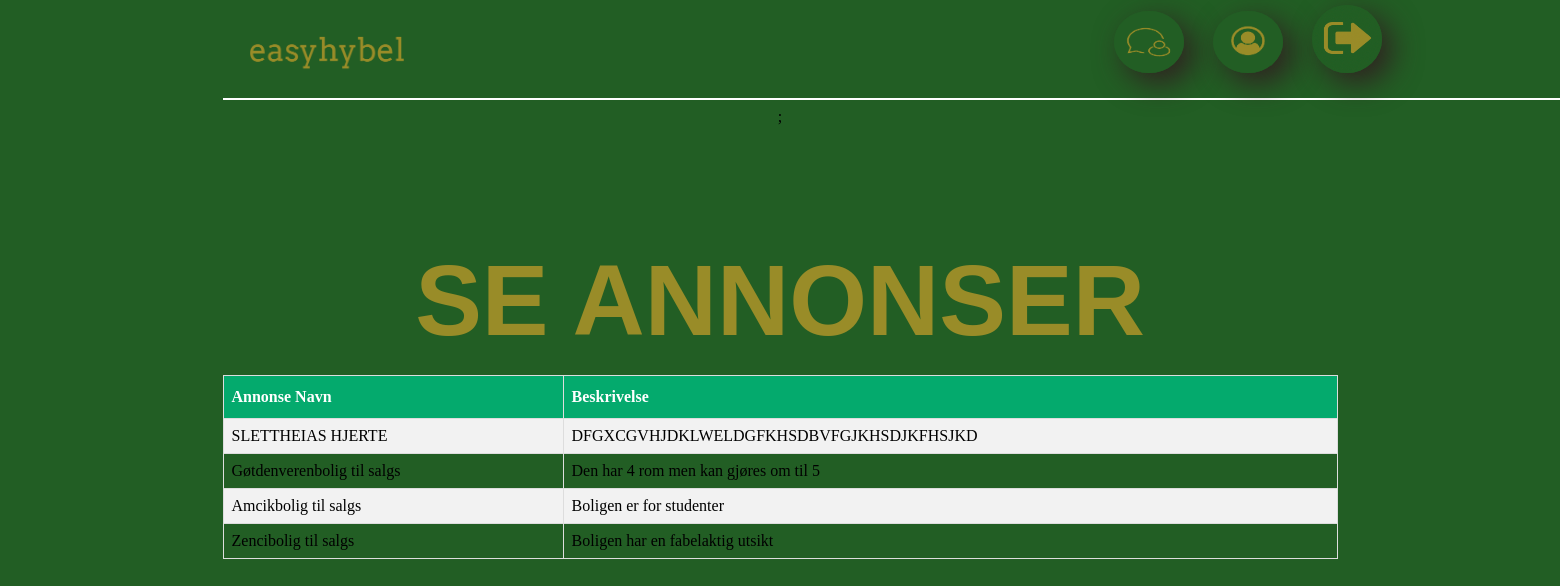
/www/views/seAnnonish.php (signed in), run on an earlier commit of the app's database.
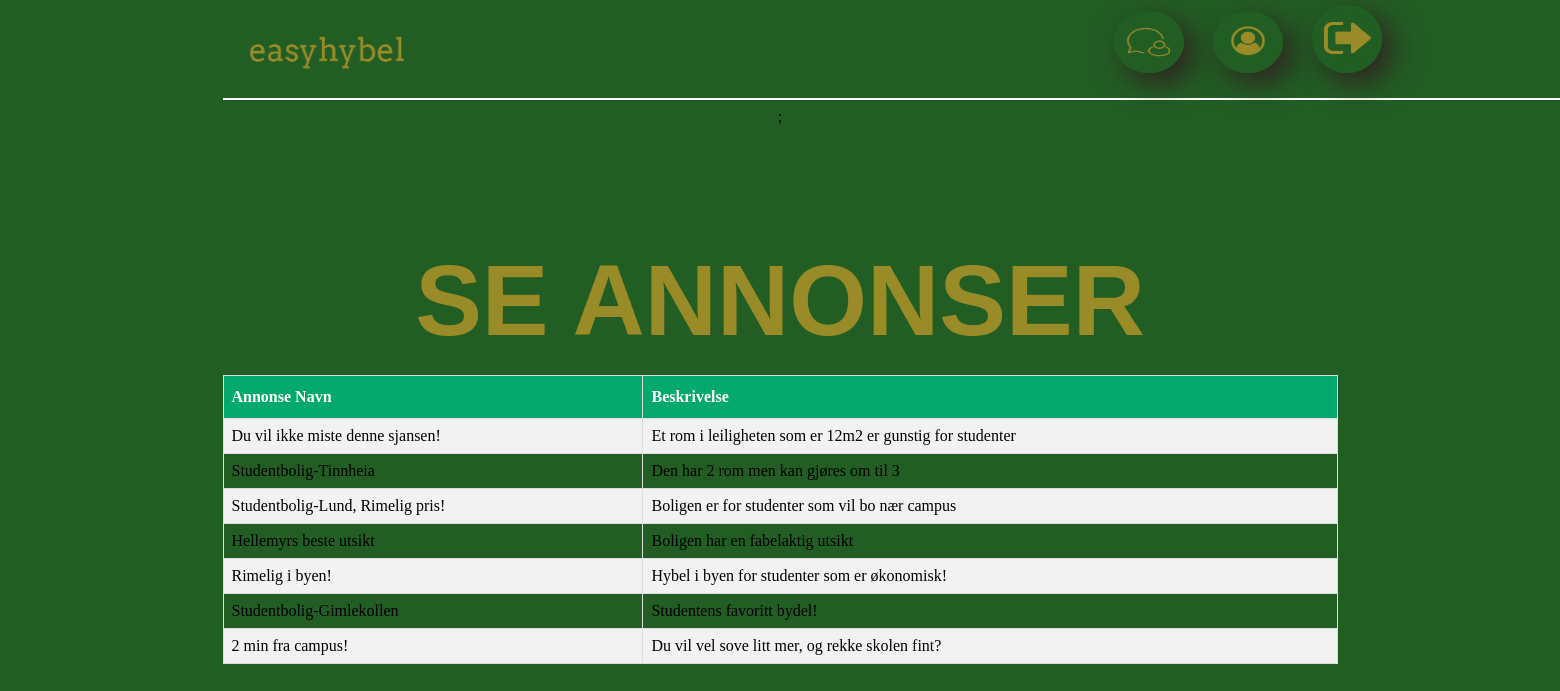
And on a later commit of the database.
### tables this page shows
CREATE TABLE Annonse
        (
            Annonse_ID              SMALLINT UNIQUE AUTO_INCREMENT,
            Annonse_Navn            VARCHAR(500)    NOT NULL,
            Annonse_Beskrivelse     VARCHAR(500)    NOT NULL,
            CONSTRAINT PRIMARY KEY (Annonse_ID)

        );

### www/views/seAnnonish.php (the view, shortened to what this page needs)
<html>
    <body>
         <?php
        include "header.php";
        include "../main/seAnnonser.php";
        ?>
    <table border='1'>
        <tr>
            <th>Annonse Navn</th>
            <th>Beskrivelse</th>
        </tr>
        <h1>SE ANNONSER</h1>
<?php
foreach ($annonser as $annonsish){
    echo "<tr>";
    echo "<td>". $annonsish['Annonse_Navn']."</td>";
    echo "<td>". $annonsish['Annonse_Beskrivelse']."</td>";
    echo "</tr>";
}
?>
    </table>
    </body>
</html>

### www/views/header.php (shortened to what this page needs)
<!DOCTYPE html>
<html>
<head>
</head>
<body>
    <a href="seMeldish.php"><img class="about_us1_images "src="img/chat.png"></img></a>
    <a href="minProfish.php"><img class="about_us1_images "src="img/minprofil.png"></img></a>
    <a href="../main/logout.php"><img class="about_us1_images "src="img/logut.png"></img></a>
    <a href="hjemmeside.php"><img class="about_us2_images "src="img/logo.png"></img></a>
    <br><br>
    <hr size="2" width="150%" color="white">
</body>
</html>

### www/main/seAnnonser.php (shortened to what this page needs)
<html>
    <head>
    <meta charset="utf-8">;
    </head>
    <body>
    <?php
    require_once "../../includes/db.inc.php";
    $sql = "SELECT * FROM Annonse";
    $q = $pdo->prepare($sql);
    $q->execute();
    $annonser= $q->fetchAll(PDO::FETCH_ASSOC);
   ?>
    </body>
</html>

### www/views/header.php (style rules this page uses)
body { background-color: #225E24; text-align: center; margin: auto; max-width: 1115px; }
h1 { position: relative; font-size: 100px; top: 50px; color: #998C28; text-align: center; font-family: Arial-BoldMT, Arial, Arial; }
.about_us1_images { position: relative; cursor: pointer; width: 70px; left: 50%; top: 5px; margin-left: 25px; border-radius: 50%; box-shadow: rgb(48, 33, 33) 10px 10px 30px; }
.about_us2_images { position: relative; cursor: pointer; height: auto; left: -54%; top: 15px; width: 200px; }
table { border-collapse: collapse; width: 100%; }
table td, table th { border: 1px solid #ddd; padding: 8px; }
table tr:nth-child(even) { background-color: #f2f2f2; }
table th { padding-top: 12px; padding-bottom: 12px; text-align: left; background-color: #04AA6D; color: white; }

What changed in the data, as far as the page shows it:
removed annonse: Annonse_Navn "SLETTHEIAS HJERTE", Annonse_Beskrivelse "DFGXCGVHJDKLWELDGFKHSDBVFGJKHSDJKFHSJKD"
added annonse: Annonse_Navn "Du vil ikke miste denne sjansen!", Annonse_Beskrivelse "Et rom i leiligheten som er 12m2 er gunstig for studenter"
changed annonse: Annonse_Navn "Gøtdenverenbolig til salgs" → "Studentbolig-Tinnheia"; Annonse_Beskrivelse "Den har 4 rom men kan gjøres om til 5" → "Den har 2 rom men kan gjøres om til 3"
changed annonse: Annonse_Navn "Amcikbolig til salgs" → "Studentbolig-Lund, Rimelig pris!"; Annonse_Beskrivelse "Boligen er for studenter" → "Boligen er for studenter som vil bo nær campus"
changed annonse "Boligen har en fabelaktig utsikt": Annonse_Navn "Zencibolig til salgs" → "Hellemyrs beste utsikt"
added annonse: Annonse_Navn "Rimelig i byen!", Annonse_Beskrivelse "Hybel i byen for studenter som er økonomisk!"
added annonse: Annonse_Navn "Studentbolig-Gimlekollen", Annonse_Beskrivelse "Studentens favoritt bydel!"
added annonse: Annonse_Navn "2 min fra campus!", Annonse_Beskrivelse "Du vil vel sove litt mer, og rekke skolen fint?"
